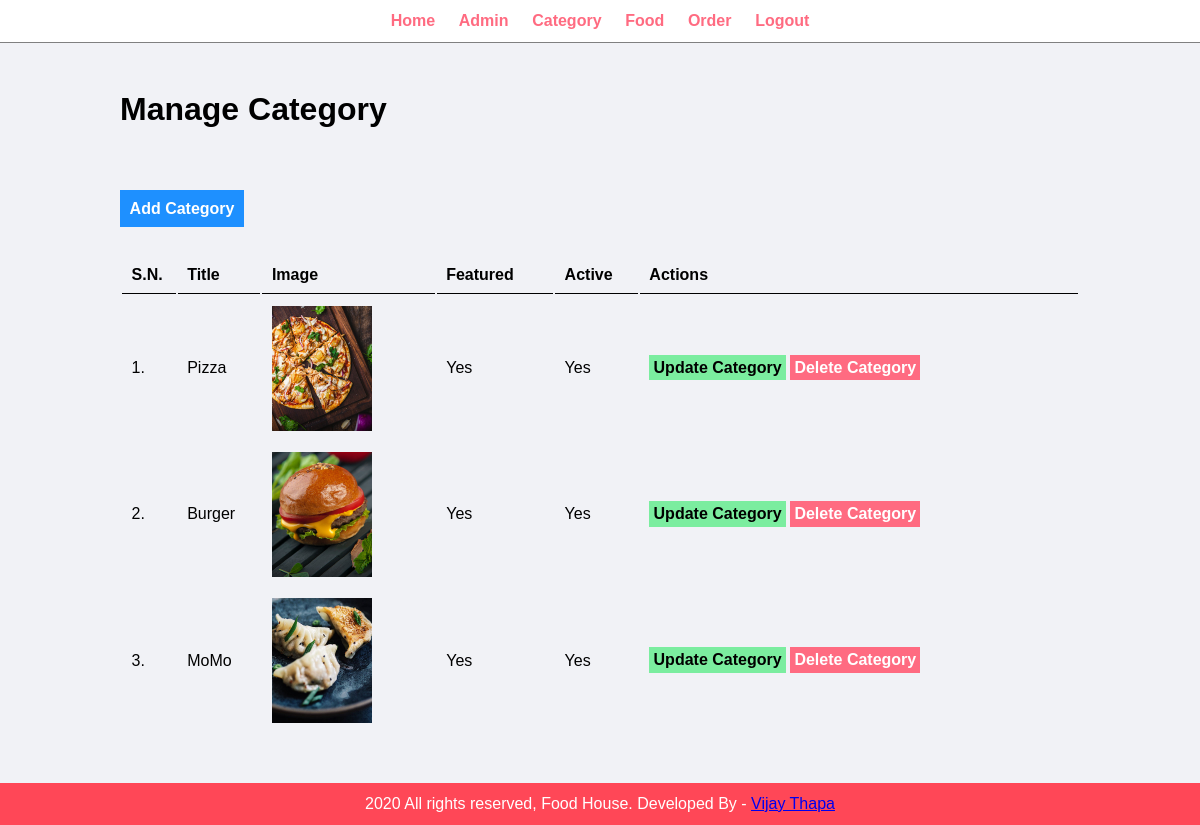
The app's page /admin/manage-category.php (signed in) with its own data.
### tables this page shows
CREATE TABLE `tbl_category` (
  `id` int(10) UNSIGNED NOT NULL,
  `title` varchar(100) NOT NULL,
  `image_name` varchar(255) NOT NULL,
  `featured` varchar(10) NOT NULL,
  `active` varchar(10) NOT NULL
);

### admin/manage-category.php (the view, shortened to what this page needs)
<?php include('partials/menu.php'); ?>
<div class="main-content">
    <div class="wrapper">
        <h1>Manage Category</h1>
        <br /><br />
        <br><br>
                <a href="<?php echo SITEURL; ?>admin/add-category.php" class="btn-primary">Add Category</a>
                <br /><br /><br />
                <table class="tbl-full">
                    <tr>
                        <th>S.N.</th>
                        <th>Title</th>
                        <th>Image</th>
                        <th>Featured</th>
                        <th>Active</th>
                        <th>Actions</th>
                    </tr>
                    <?php
                        $sql = "SELECT * FROM tbl_category";
                        $res = mysqli_query($conn, $sql);
                        $count = mysqli_num_rows($res);
                        $sn=1;
                        if($count>0)
                        {
                            while($row=mysqli_fetch_assoc($res))
                            {
                                $id = $row['id'];
                                $title = $row['title'];
                                $image_name = $row['image_name'];
                                $featured = $row['featured'];
                                $active = $row['active'];
                                ?>
                                    <tr>
                                        <td><?php echo $sn++; ?>. </td>
                                        <td><?php echo $title; ?></td>
                                        <td>
                                            <?php
                                                if($image_name!="")
                                                {
                                                    ?>
                                                    <img src="<?php echo SITEURL; ?>images/category/<?php echo $image_name; ?>" width="100px" >
                                                    <?php
                                                }
                                                else
                                                {
                                                    echo "<div class='error'>Image not Added.</div>";
                                                }
                                            ?>
                                        </td>
                                        <td><?php echo $featured; ?></td>
                                        <td><?php echo $active; ?></td>
                                        <td>
                                            <a href="<?php echo SITEURL; ?>admin/update-category.php?id=<?php echo $id; ?>" class="btn-secondary">Update Category</a>
                                            <a href="<?php echo SITEURL; ?>admin/delete-category.php?id=<?php echo $id; ?>&image_name=<?php echo $image_name; ?>" class="btn-danger">Delete Category</a>
                                        </td>
                                    </tr>
                                <?php
                            }
                        }
                        else
                        {
                            ?>
                            <tr>
                                <td colspan="6"><div class="error">No Category Added.</div></td>
                            </tr>
                            <?php
                        }
                    ?>
                </table>
    </div>
</div>
<?php include('partials/footer.php'); ?>

### css/admin.css (style rules this page uses)
* { margin: 0; padding: 0; font-family: Arial, Helvetica, sans-serif; }
.wrapper { padding: 1%; width: 80%; margin: 0 auto; }
.tbl-full { width: 100%; }
table tr th { border-bottom: 1px solid black; padding: 1%; text-align: left; }
table tr td { padding: 1%; }
.btn-primary { background-color: #1e90ff; padding: 1%; color: white; text-decoration: none; font-weight: bold; }
.btn-secondary { background-color: #7bed9f; padding: 1%; color: black; text-decoration: none; font-weight: bold; }
.btn-danger { background-color: #ff6b81; padding: 1%; color: white; text-decoration: none; font-weight: bold; }
.main-content { background-color: #f1f2f6; padding: 3% 0; }

### records on screen
tbl_category: title "Pizza", image_name (picture), featured "Yes", active "Yes"
tbl_category: title "Burger", image_name (picture), featured "Yes", active "Yes"
tbl_category: title "MoMo", image_name (picture), featured "Yes", active "Yes"
